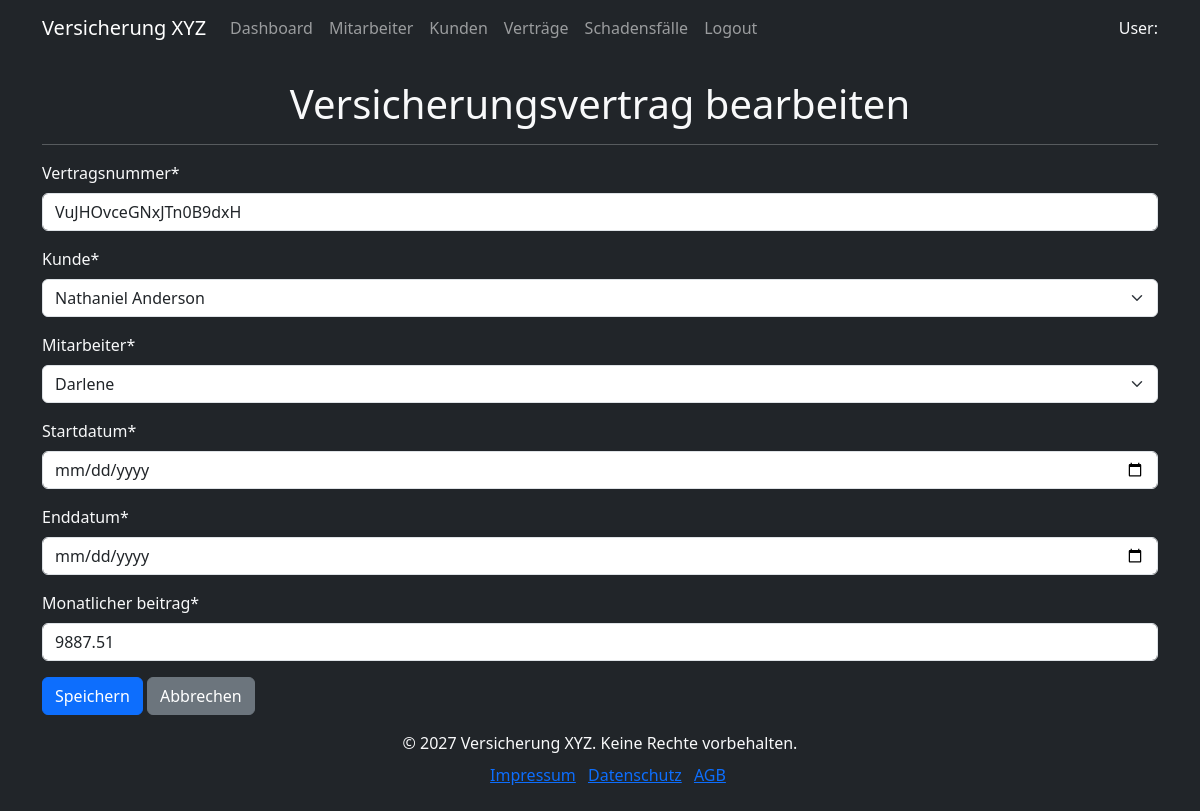
Screenshot of /versicherung/versicherungsvertrag/20/bearbeiten/ with the database file from the repository.
### versicherung/models.py (models this page shows, shortened)
class Versicherungsvertrag(models.Model):
    vertragsnummer = models.CharField(max_length=20, unique=True)
    kunde = models.ForeignKey(Kunde, on_delete=models.CASCADE)
    mitarbeiter = models.ForeignKey(
        Mitarbeiter,
        on_delete=models.SET_NULL,
        null=True,
        blank=True,
    )
    startdatum = models.DateField()
    enddatum = models.DateField()
    monatlicher_beitrag = models.DecimalField(
        max_digits=6,
        decimal_places=2,
        validators=[MinValueValidator(0)],
    )
    abgeschlossen_am = models.DateTimeField(auto_now_add=True)
    aktualisiert_am = models.DateTimeField(auto_now=True)

### versicherung/views/versicherungsvertrag_views.py (the view)
def versicherungsvertrag_update(request: HttpRequest, pk: int):
    versicherungsvertrag = get_object_or_404(Versicherungsvertrag, pk=pk)
    if request.method == "POST":
        form = VersicherungsvertragForm(request.POST, instance=versicherungsvertrag)
        if form.is_valid():
            form.save()
            return redirect("versicherungsvertrag_list")
    else:
        form = VersicherungsvertragForm(instance=versicherungsvertrag)
    return render(
        request, "versicherungsvertrag/versicherungsvertrag_form.html", {"form": form}
    )

### versicherung/forms.py
class VersicherungsvertragForm(forms.ModelForm):
    kunde = forms.ModelChoiceField(
        queryset=Kunde.objects.all(), empty_label="(Keine Auswahl)"
    )
    mitarbeiter = forms.ModelChoiceField(
        queryset=Mitarbeiter.objects.all(), empty_label="(Keine Auswahl)"
    )
    class Meta:
        model = Versicherungsvertrag
        fields = "__all__"
        widgets = {
            "startdatum": forms.DateInput(attrs={"type": "date"}),
            "enddatum": forms.DateInput(attrs={"type": "date"}),
        }

### versicherung/models.py (called while the page is built)
    def __str__(self):
        return self.user.username if self.user else ""

    def __str__(self):
        return f"{self.vorname} {self.nachname}"

### versicherung/templates/versicherungsvertrag/versicherungsvertrag_form.html (shortened to what this page needs)
{% extends "base.html" %}
{% load crispy_forms_tags %}
{% block content %}
    <div class="d-flex align-items-center">
        <h1 class="m-auto">{% if form.instance.pk %}Versicherungsvertrag bearbeiten{% else %}Neuen Versicherungsvertrag hinzufügen{% endif %}</h1>
    </div>
    <hr>
    <form method="post">
        {{ form|crispy }}
        <button type="submit" class="btn btn-primary">Speichern</button>
        <a href="{% url 'versicherungsvertrag_list' %}" class="btn btn-secondary">Abbrechen</a>
    </form>
{% endblock %}

### rows the page displays
Versicherungsvertrag: vertragsnummer "VuJHOvceGNxJTn0B9dxH", kunde "Nathaniel Anderson", mitarbeiter "Darlene", monatlicher_beitrag "9887.51"
